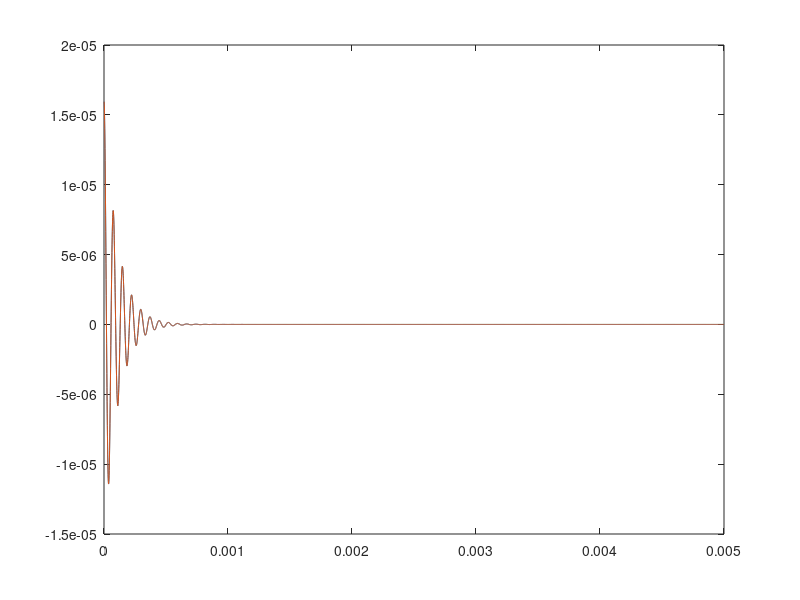

Write the MATLAB code that produced this figure.
% Harmonic Oscillator Properties

m=(2.1e-6*48e-6*451e-6)/4*2329+(4/3)*(pi*4.5e-6^3)*2650; %mass in [kg] of a small silicon block
%si = 2329 kg/m^3, sio2 = 2650 kg/m^3
c=0.5e-6; %damping amount in [kg/s]
k=0.2; %spring constant in [N/m]

l1 = (-c + sqrt(c^2 - 4*m*k))/(2*m);
l2 = (-c - sqrt(c^2 - 4*m*k))/(2*m);

x0=16e-6; %initial position in [m]
v0=0; %initial velocity in [m/s]

Am=[1  1  x0;
    l1 l2 v0];
Am=rref(Am);


a=Am(1,3);
b=Am(2,3); %find coefficients for expansion of solution

t=(1:1:5000)/1e6; %linspace(0,4e-3, 1000); %simulate 1ms
x=a*exp(l1*t)+b*exp(l2*t);
v=a*l1*exp(l1*t)+b*l2*exp(l2*t);
%plotyy(t,x,t,v);
%plot(t,x);
%plot(1020:4019, v)

w0=sqrt(k/m)
zeta=c/(2*sqrt(m*k))
lam=w0*zeta
w1=w0*sqrt(1-zeta^2)
A=x0;
B=x0*lam/w1;
C=zeta^2/(1-zeta^2);
xa=A*exp(-lam.*t).*cos(w1.*t)+B*exp(-lam.*t).*sin(w1.*t);
va=-A*w1*exp(-lam.*t).*((1+C)*sin(w1.*t));
plot(t,x,t,xa)
%plot(t,v,t,va)
%zeta